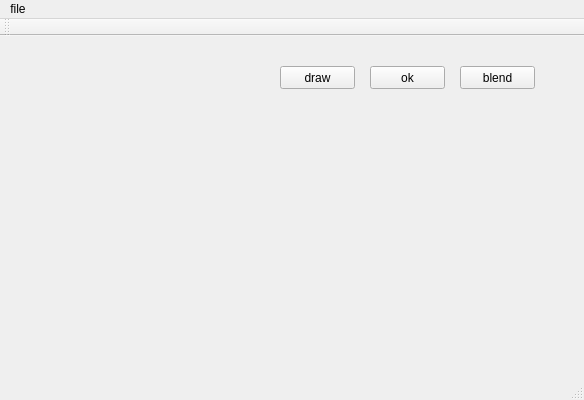
<?xml version="1.0" encoding="UTF-8"?>
<ui version="4.0">
 <class>DADpastClass</class>
 <widget class="QMainWindow" name="DADpastClass">
  <property name="geometry">
   <rect>
    <x>0</x>  
    <y>0</y>
    <width>584</width>
    <height>400</height>
   </rect>
  </property>
  <property name="windowTitle">
   <string>DADpast</string>
  </property>
  <widget class="QWidget" name="centralWidget">
   <widget class="QPushButton" name="pushButton">
    <property name="geometry">
     <rect>
      <x>280</x>
      <y>30</y>
      <width>75</width>
      <height>23</height>
     </rect>
    </property>
    <property name="text">
     <string>draw</string>
    </property>
   </widget>
   <widget class="QPushButton" name="pushButton_2">
    <property name="geometry">
     <rect>
      <x>370</x>
      <y>30</y>
      <width>75</width>
      <height>23</height>
     </rect>
    </property>
    <property name="text">
     <string>ok</string>
    </property>
   </widget>
   <widget class="QPushButton" name="pushButton_3">
    <property name="geometry">
     <rect>
      <x>460</x>
      <y>30</y>
      <width>75</width>
      <height>23</height>
     </rect>
    </property>
    <property name="text">
     <string>blend</string>
    </property>
   </widget>
  </widget>
  <widget class="QMenuBar" name="menuBar">
   <property name="geometry">
    <rect>
     <x>0</x>
     <y>0</y>
     <width>584</width>
     <height>23</height>
    </rect>
   </property>
   <widget class="QMenu" name="menuFile">
    <property name="title">
     <string>file</string>
    </property>
    <addaction name="actionInput_src"/>
    <addaction name="actionInput_target"/>
   </widget>
   <addaction name="menuFile"/>
  </widget>
  <widget class="QToolBar" name="mainToolBar">
   <attribute name="toolBarArea">
    <enum>TopToolBarArea</enum>
   </attribute>
   <attribute name="toolBarBreak">
    <bool>false</bool>
   </attribute>
  </widget>
  <widget class="QStatusBar" name="statusBar"/>
  <action name="actionInput_src">
   <property name="text">
    <string>input src</string>
   </property>
  </action>
  <action name="actionInput_target">
   <property name="text">
    <string>input target</string>
   </property>
  </action>
 </widget>
 <layoutdefault spacing="6" margin="11"/>
 <resources>
  <include location="dadpast.qrc"/>
 </resources>
 <connections>
  <connection>
   <sender>pushButton</sender>
   <signal>clicked()</signal>
   <receiver>DADpastClass</receiver>
   <slot>show()</slot>
   <hints>
    <hint type="sourcelabel">
     <x>317</x>
     <y>74</y>
    </hint>
    <hint type="destinationlabel">
     <x>291</x>
     <y>199</y>
    </hint>
   </hints>
  </connection>
  <connection>
   <sender>pushButton_2</sender>
   <signal>clicked()</signal>
   <receiver>DADpastClass</receiver>
   <slot>show()</slot>
   <hints>
    <hint type="sourcelabel">
     <x>447</x>
     <y>74</y>
    </hint>
    <hint type="destinationlabel">
     <x>291</x>
     <y>199</y>
    </hint>
   </hints>
  </connection>
 </connections>
</ui>
